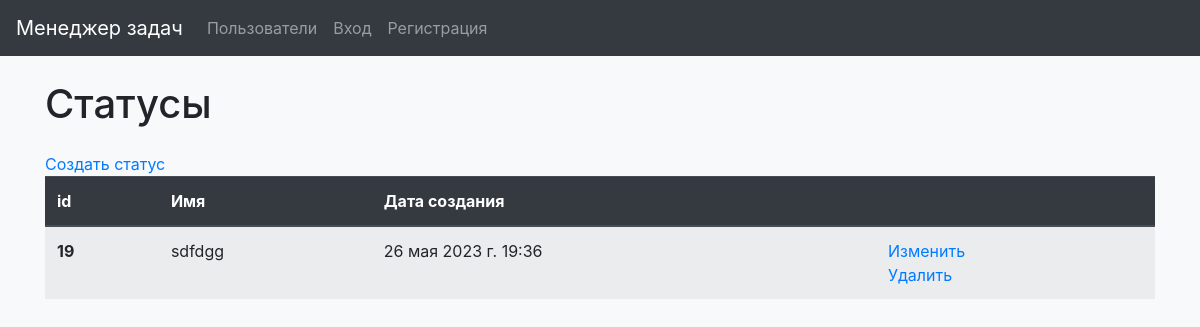
The app's page /statuses/, older data.
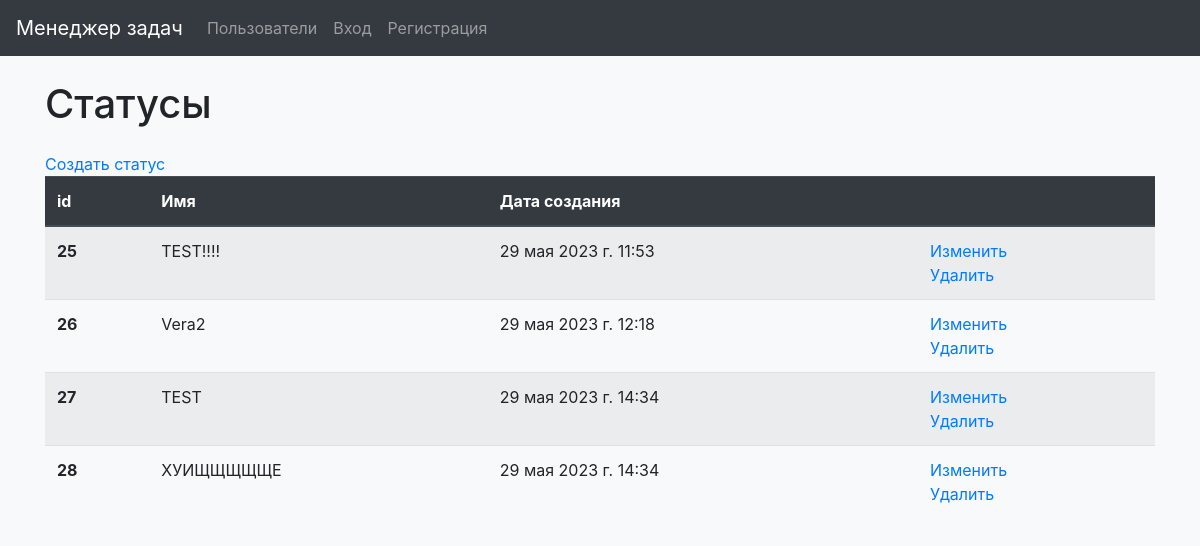
The same page, newer data.
### task_manager/statuses/models.py (models this page shows)
class Statuses(models.Model):
    status_name = models.CharField(max_length=250)
    created_at = models.DateTimeField(auto_now_add=True)

### task_manager/statuses/views.py (the view)
# urls.py: path('', StatusesList.as_view(), name='statuses'),
class StatusesList(View):
    def get(self, request, *args, **kwargs):
        statuses = Statuses.objects.all()
        return render(request, 'statuses/statuses.html', context={
            "statuses": statuses,
        })

### task_manager/templates/statuses/statuses.html (shortened to what this page needs)
{% extends 'navbar.html' %}
{% load i18n %}
{% block content %}
<body class="bg-light">
  <div class="container wrapper flex-grow-1">
      <h1 class="my-4">{% trans 'Statuses' %}</h1>
      <a href="{% url 'create_status' %}">{% trans 'Create status' %}</a>
        <table class="table table-striped">
          <thead class="thead-dark">
            <tr>
              <th scope="col">id</th>
              <th scope="col">{% trans 'Name' %}</th>
              <th scope="col">{% trans 'Date of creation' %}</th>
              <th scope="col"> </th>
            </tr>
          </thead>
          <tbody>
          {% for status in statuses %}
            <tr>
              <th scope="row">{{ status.id }}</th>
              <td>{{ status.status_name }}</td>
              <td>{{ status.created_at }}</td>
              <td>
                <a href="{% url 'update_status' id=status.id%}">{% trans 'Update' %}</a>
                    <br>
                <a href="{% url 'delete_status' id=status.id%}">{% trans 'Delete' %}</a>
              </td>
            </tr>
          {% endfor %}
          </tbody>
        </table>
  </div>
</body>
{% endblock %}

Row changes from the older to the newer data that the page shows:
removed Statuses: id "19", status_name "sdfdgg", created_at "26 мая 2023 г. 19:36"
added Statuses: id "25", status_name "TEST!!!!", created_at "29 мая 2023 г. 11:53"
added Statuses: id "26", status_name "Vera2", created_at "29 мая 2023 г. 12:18"
added Statuses: id "27", status_name "TEST", created_at "29 мая 2023 г. 14:34"
added Statuses: id "28", status_name "ХУИЩЩЩЩЩЕ", created_at "29 мая 2023 г. 14:34"
